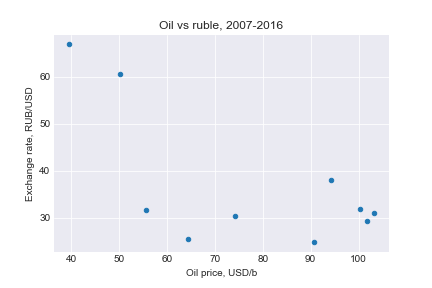

Generate this figure with Python:
"""Draw pandas/matplotlib plots and replicate them in: 
    - seaborn
    - bokeh
    - plot.ly - TODO: seems not installed with current conda
    - (ggplot)
    - (altair)
   
Data: OIL_AVG and USD_AVG time sereis in <rub_oil.txt>, 2007-2016    

Main reference:
    - <http://pbpython.com/visualization-tools-1.html>
See also:     
    - <https://dansaber.wordpress.com/2016/10/02/a-dramatic-tour-*through-pythons-data-visualization-landscape-including-ggplot-and-altair/>
"""

"""
TODO:    
    - front-end "dashboard"    
    - html wrapper for pandas png plots
    
NOT TODO:
    - standalone seaborn
    - seaborn formatting for plt/pd as in datachamp course
"""

import pandas as pd
import bokeh.charts as bc
import matplotlib as plt

# import data
FILE = dict(filepath_or_buffer = "rub_oil.txt", sep = "\t", 
            decimal = ",", index_col = 0)
df = pd.read_csv(**FILE)

#plot and axis names
plot_title = "Oil vs ruble, 2007-2016"
x_axis_name = "Oil price, USD/b"
y_axis_name = "Exchange rate, RUB/USD"

###############################################################################
#
#    Pandas/matplotlib with seaborn formatting
#
###############################################################################

plt.style.use('seaborn-darkgrid')

# draw time series
time1 = df.plot()
time1.set_xlabel("Year")
# Q4: how do I control labels order - which label is for which line
time1.legend([x_axis_name, y_axis_name], loc=2)


scatter1 = df.plot.scatter(x='OIL_AVG', y='USD_AVG')
# Q1: can I pass xlabel and ylabel as 
scatter1.set_xlabel(x_axis_name)
scatter1.set_ylabel(y_axis_name)
# --- end Q1

scatter1.set_title(plot_title)

fig = scatter1.get_figure()
fig.savefig("rub_oil_pandas.png")

###############################################################################
#
#    Bokeh
#
###############################################################################

p = bc.Scatter(df, x='OIL_AVG', y='USD_AVG', title="Oil vs ruble, 2007-2016",
               xlabel=x_axis_name , ylabel="Exchange rate, RUB/USD")
bc.output_file("scatter.html")
#bc.show(p)

#Q2: save bokeh chart as local file

#Q3: can I preview it inline in SPYDER console?

#Comment: in scatter.html same distance has different pixel length - 
#    x axis is condensed, y axis is enlarged. can a bokeh chart 
#    be similar to pandas, where length in pixels is same on x and y axis?
#    Answer: this is a long-standing and open issue for bokeh:
#            https://github.com/bokeh/bokeh/issues/474


   

